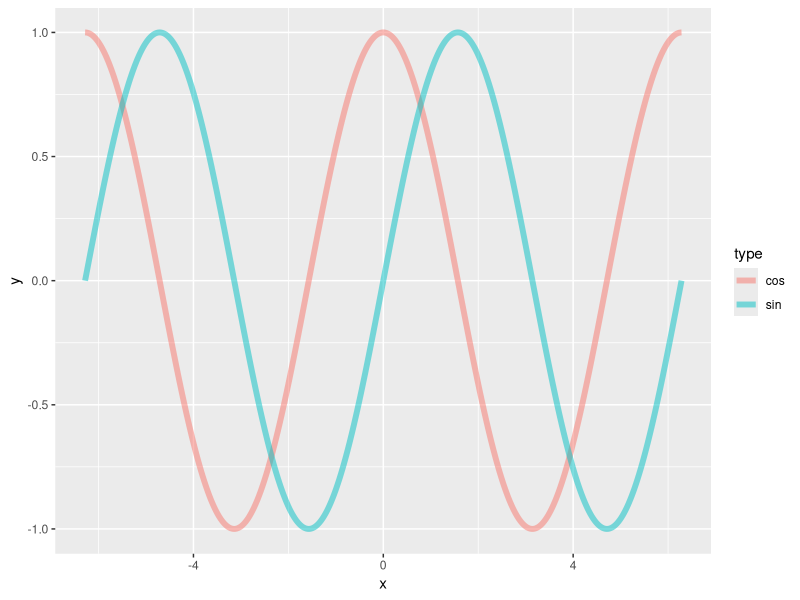
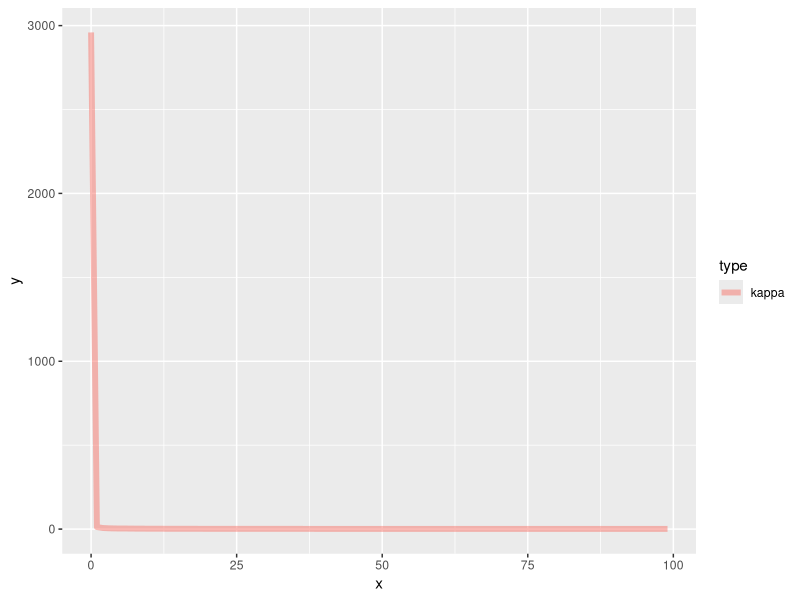

The R script that drew these images, in order:
## ---- chunk 1
knitr::opts_chunk$set(echo = T,
                      fig.align='center',
                      cache=TRUE,
                      out.width = "60%",
                      out.heigth = "60%",
                      warning=FALSE,
                      message=FALSE)
options(width =70)
library("tidyverse")
## ---- chunk 2
firstMatrix <- matrix(c(12, -1, -5, 0, -1, 7, 2, -1, -5, 2, 10, 1, 0, -1, 1, 3), nrow = 4)

secondMatrix <- matrix(c(1, 2, 3, 4), ncol=1)

solve(firstMatrix, secondMatrix)
## ---- chunk 3
    isPositiveMatrix <- function(matrix) {
        if (matrix[1:1, 1:1] < 0) {
            return(FALSE)
        }
        for (i in 2:dim(matrix)[1]) {
            if (det(matrix[1:i, 1:i]) < 0) {
                return(FALSE)
            }
        }
        return(TRUE)
    }

test_matrix <- matrix(c(12, -1, -5, 0, -1, 7, 2, -1, -5, 2, 10, 1, 0, -1, 1, 3), nrow = 4)
    
isPositiveMatrix(test_matrix)
## ---- chunk 4
sin_tibble <- tibble(x = seq(-2*pi, 2*pi, length=1000), y = sin(x), type = "sin")

cos_tibble <- tibble(x = seq(-2*pi, 2*pi, length=1000), y = cos(x), type = "cos")

plot_tibble <- sin_tibble %>% bind_rows(cos_tibble)

p <- ggplot(plot_tibble) + aes(x = x, y = y, color = type) + geom_line( size = 2, alpha = 0.5)

p
## ---- chunk 5
set.seed(1)
X = matrix(runif(100,-1,1),nrow=10)
A = t(X) %*% X

x_seq <- 0:99
kappas <- unlist(map(x_seq, function(x) kappa(A + x * diag(10))))

kappa_tibble = tibble(x = x_seq, y = kappas, type = "kappa")

p <- ggplot(kappa_tibble) + aes(x = x, y = y, color = type) + geom_line( size = 2, alpha = 0.5)

p
